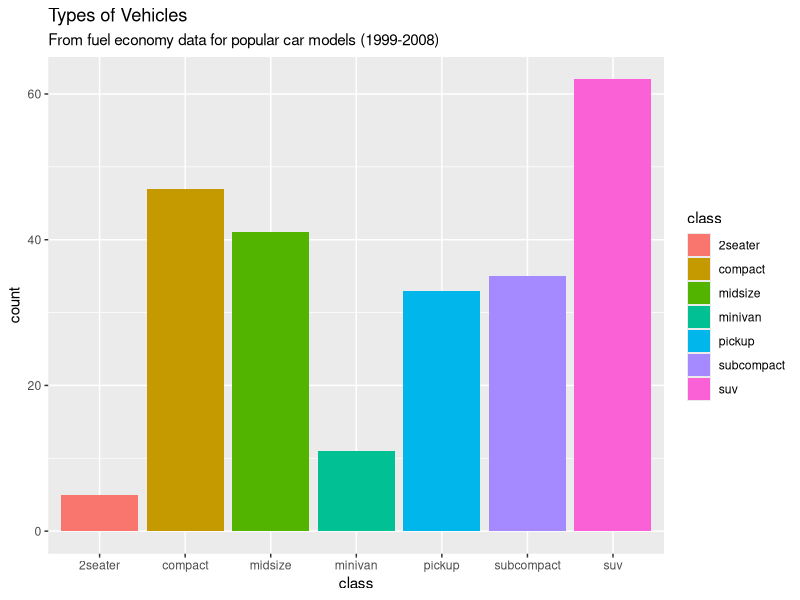

Reproduce this figure in R.
## ---- chunk 1
# load libraries and data
library(readr)
library(dplyr)
library(ggplot2)
## ---- chunk 2
# Inspect the mpg builtin dataset
head(mpg)
## ---- chunk 3
#Create a bar chart
bar <- ggplot(data=mpg, aes(x=class)) + 
  geom_bar(aes(fill=class)) + 
  labs(title = "Types of Vehicles", subtitle = "From fuel economy data for popular car models (1999-2008)")
bar
